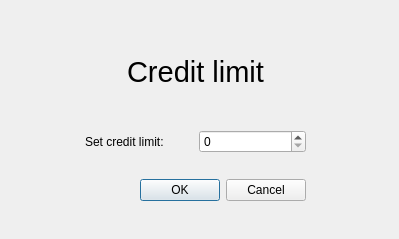
<?xml version="1.0" encoding="UTF-8"?>
<ui version="4.0">
 <class>CreditLimit</class>
 <widget class="QWidget" name="CreditLimit">
  <property name="geometry">
   <rect>
    <x>0</x>
    <y>0</y>
    <width>399</width>
    <height>239</height>
   </rect>
  </property>
  <property name="windowTitle">
   <string>Form</string>
  </property>
  <widget class="QWidget" name="">
   <property name="geometry">
    <rect>
     <x>85</x>
     <y>20</y>
     <width>221</width>
     <height>181</height>
    </rect>
   </property>
   <layout class="QVBoxLayout" name="verticalLayout">
    <item>
     <widget class="QLabel" name="label">
      <property name="font">
       <font>
        <pointsize>22</pointsize>
       </font>
      </property>
      <property name="text">
       <string>Credit limit</string>
      </property>
      <property name="alignment">
       <set>Qt::AlignCenter</set>
      </property>
     </widget>
    </item>
    <item>
     <layout class="QHBoxLayout" name="horizontalLayout">
      <item>
       <widget class="QLabel" name="label_2">
        <property name="text">
         <string>Set credit limit:</string>
        </property>
       </widget>
      </item>
      <item>
       <widget class="QDoubleSpinBox" name="doubleSpinBox">
        <property name="decimals">
         <number>0</number>
        </property>
        <property name="maximum">
         <double>9999.000000000000000</double>
        </property>
        <property name="singleStep">
         <double>100.000000000000000</double>
        </property>
       </widget>
      </item>
     </layout>
    </item>
    <item>
     <spacer name="horizontalSpacer">
      <property name="orientation">
       <enum>Qt::Horizontal</enum>
      </property>
      <property name="sizeHint" stdset="0">
       <size>
        <width>40</width>
        <height>20</height>
       </size>
      </property>
     </spacer>
    </item>
    <item>
     <widget class="QDialogButtonBox" name="buttonBox">
      <property name="standardButtons">
       <set>QDialogButtonBox::Cancel|QDialogButtonBox::Ok</set>
      </property>
     </widget>
    </item>
   </layout>
  </widget>
 </widget>
 <resources/>
 <connections/>
</ui>
